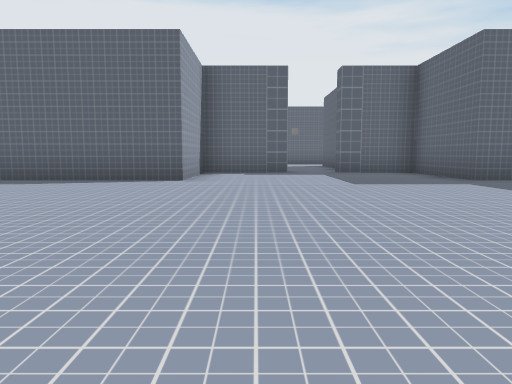
View 1 (above)

20 first-person views from a walk through a scene from a Unity 3-D project. The camera is 1.2 m above the floor, tilts 6° down and sees 70° across. The floor is counted in squares, 2.59 m on a side. Each view is taken from the middle of a square. On the plan, view 1 faces up. The plan holds only what a view shows up to about 9 squares ahead; the rest is blank. The place goes on beyond the plan. The player is left out. Some surface patterns are stand-ins.

View 2
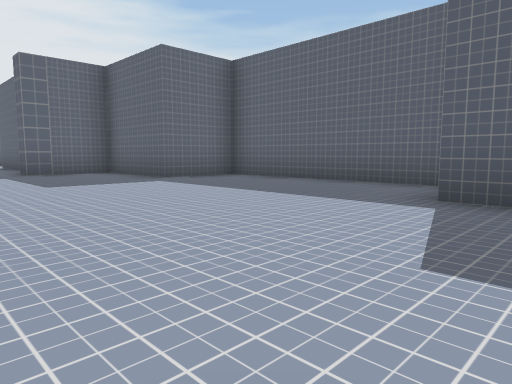

View 3
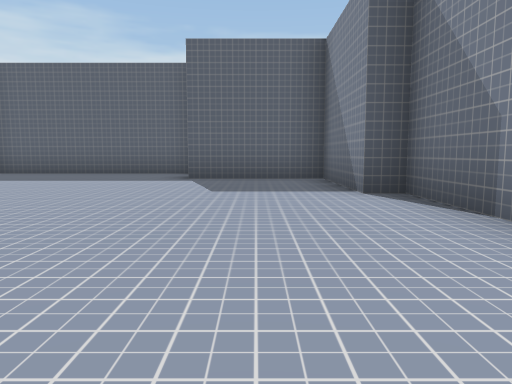

View 4
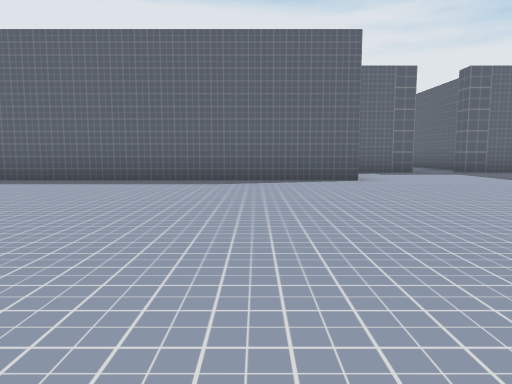

View 5
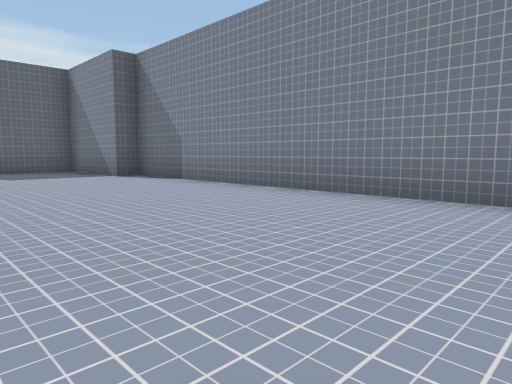

View 6
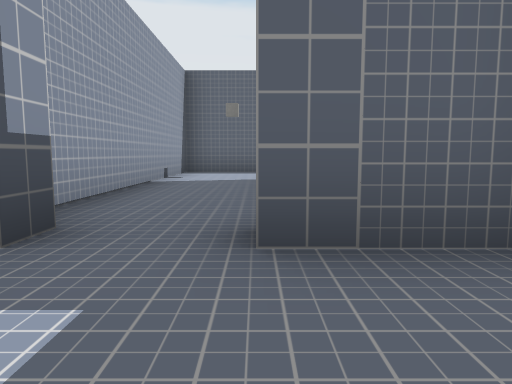

View 7
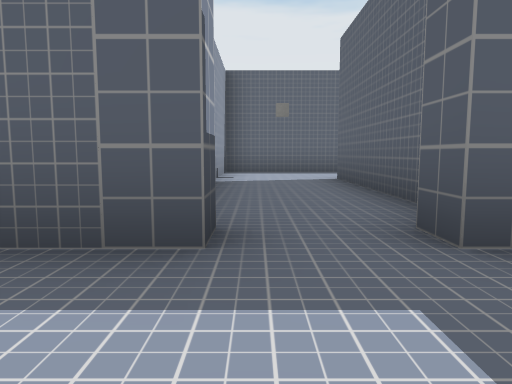

View 8
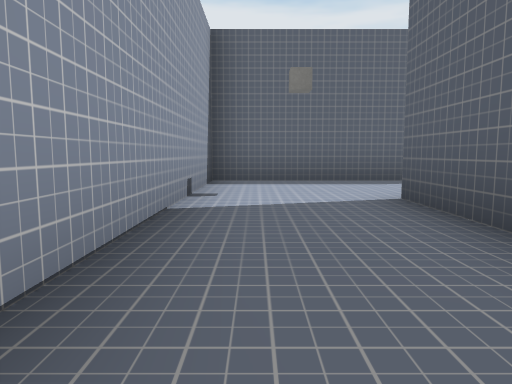

View 9
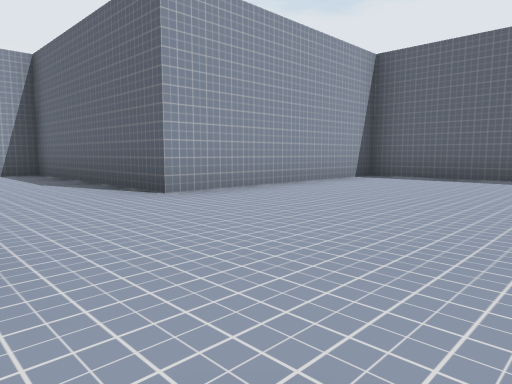

View 10
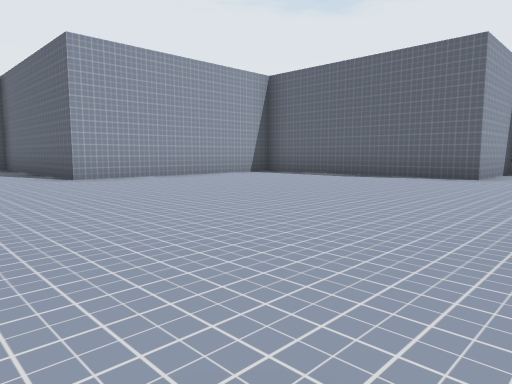

View 11
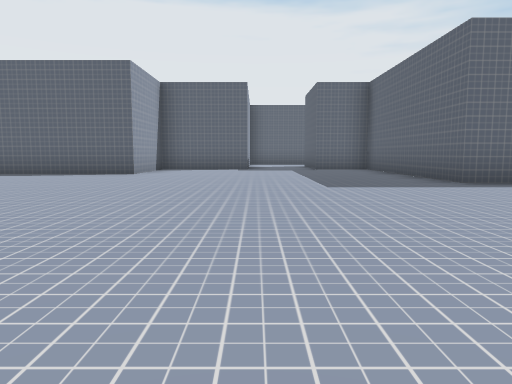

View 12
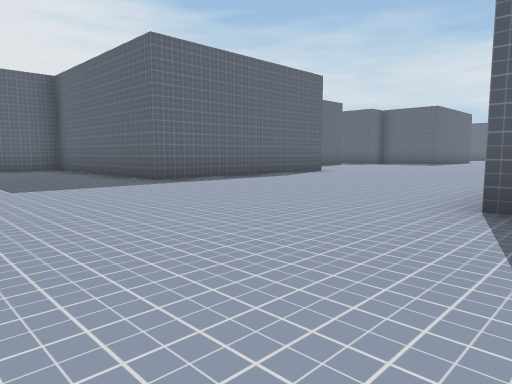

View 13
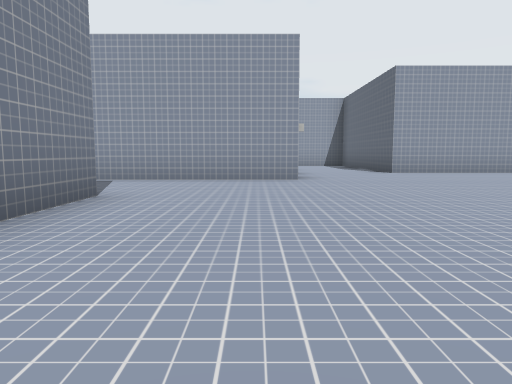

View 14
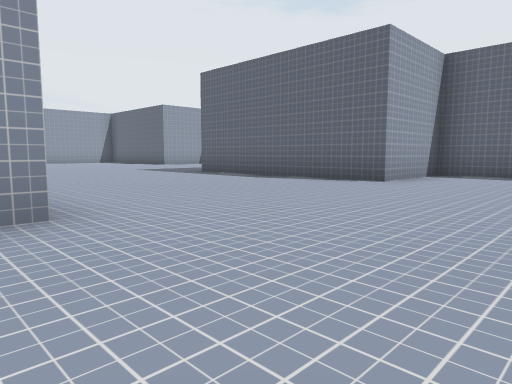

View 15
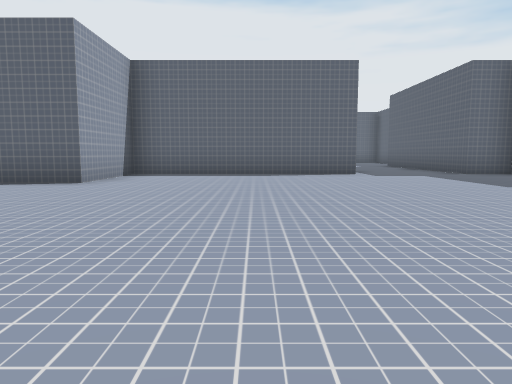

View 16
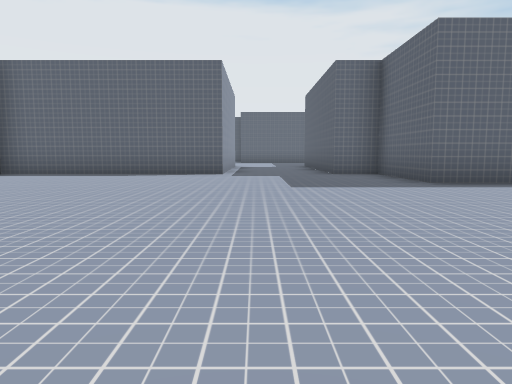

View 17
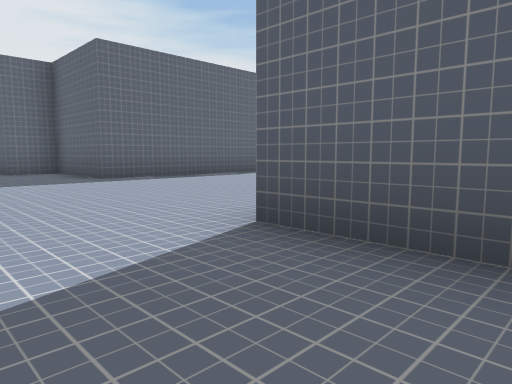

View 18
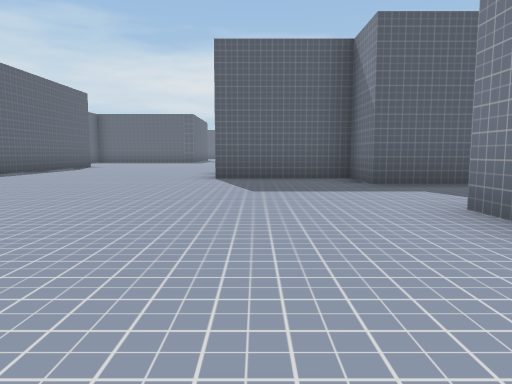

View 19
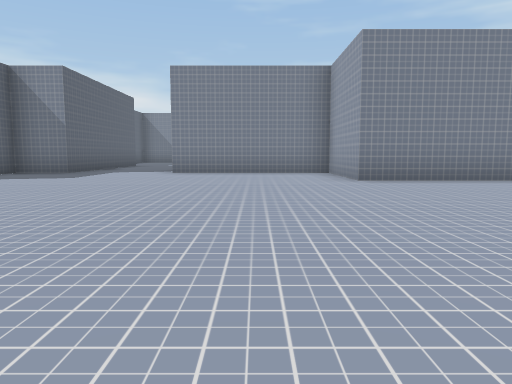

View 20
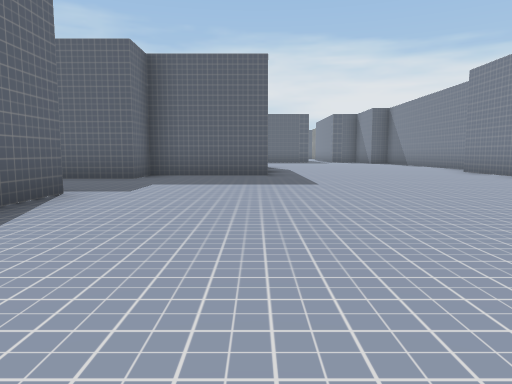

### Floor plan
Points are (right, up) in squares from view 1. A wall is a line through its corners. A room is listed if a view was taken in it or the views show most of it. See-through windows are left out.
Room 1 (views 1, 2, 3, 4, 5, 6, 7, 8)
walls: (-0.5, 8.7) (-1.2, 8.7) (-1.2, 6.2) (-6.5, 6.2); (5.5, 1.5) (5.5, 6.2) (3.8, 6.2) (3.8, 8.7) (2.5, 8.7); (2.5, 10.4) (2.5, 13.7); (-5.4, -1.8) (1.2, -1.8) (1.2, -1.3) (3.8, -1.3) (3.8, 1.3); (0.3, 14.6) (0.3, 10.1)
ways out: opening at (1.5, 13.5) to room 2
objects: other object (0, 9); other object (2, 9)
Room 2 (views 9, 10, 11, 12, 13, 14, 15, 16, 17, 18, 19, 20)
walls: (18.6, 13.7) (21.2, 13.7) (21.2, 11.3) (25, 11.3); (10.3, 22.5) (10.3, 21.3) (5.3, 21.3) (5.3, 16.3) (0.3, 16.3) (0.3, 14.6); (10, 11.3) (11.6, 11.3); (7.5, 13.9) (7.5, 12.5); (26.3, 22) (26.3, 21.3) (21.2, 21.3) (21.2, 18.7) (16.3, 18.7) (16.3, 22.5); (27.5, 11.3) (28.8, 11.3) (28.8, 13.8); (29.5, 13.7) (31.1, 13.7); (31.5, 18.7) (29.8, 18.7) (29.8, 21.3) (28.8, 21.3) (28.8, 22.5)
ways out: opening at (1.5, 13.5) to room 1; opening at (8.5, 11.5); opening at (26.5, 11)

Where each view was taken, in squares from view 1:
view 1: 0 up, 0 right, facing up
view 2: 0 up, 0 right, facing up-right
view 3: 0 up, 3 left, facing right
view 4: 0 up, 3 left, facing up
view 5: 2 up, 6 left, facing down-right
view 6: 7 up, 2 right, facing up
view 7: 7 up, 1 right, facing up
view 8: 10 up, 1 right, facing up
view 9: 14 up, 9 right, facing up-left
view 10: 14 up, 12 right, facing up-left
view 11: 13 up, 13 right, facing up
view 12: 13 up, 13 right, facing up-right
view 13: 13 up, 14 right, facing left
view 14: 13 up, 24 right, facing up-left
view 15: 13 up, 24 right, facing up
view 16: 13 up, 27 right, facing up
view 17: 12 up, 27 right, facing up-right
view 18: 13 up, 22 right, facing right
view 19: 20 up, 23 right, facing down
view 20: 19 up, 22 right, facing right
